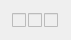
  <widget class="QWidget" name="layoutWidget_80">
   <property name="geometry">
    <rect>
     <x>361</x>
     <y>490</y>
     <width>71</width>
     <height>22</height>
    </rect>
   </property>
   <layout class="QHBoxLayout" name="ch2_ticks_param13">
    <property name="spacing">
     <number>0</number>
    </property>
    <item>
     <widget class="QCheckBox" name="cB_ch2_int_param13">
      <property name="enabled">
       <bool>false</bool>
      </property>
      <property name="sizePolicy">
       <sizepolicy hsizetype="Fixed" vsizetype="Fixed">
        <horstretch>0</horstretch>
        <verstretch>0</verstretch>
       </sizepolicy>
      </property>
      <property name="minimumSize">
       <size>
        <width>15</width>
        <height>18</height>
       </size>
      </property>
      <property name="maximumSize">
       <size>
        <width>15</width>
        <height>16777215</height>
       </size>
      </property>
      <property name="layoutDirection">
       <enum>Qt::LeftToRight</enum>
      </property>
      <property name="styleSheet">
       <string notr="true">font: 25 10pt &quot;Calibri Light&quot;;</string>
      </property>
      <property name="text">
       <string/>
      </property>
      <property name="checkable">
       <bool>true</bool>
      </property>
      <property name="checked">
       <bool>false</bool>
      </property>
      <property name="tristate">
       <bool>false</bool>
      </property>
     </widget>
    </item>
    <item>
     <widget class="QCheckBox" name="cB_ch2_tiss_param13">
      <property name="enabled">
       <bool>false</bool>
      </property>
      <property name="sizePolicy">
       <sizepolicy hsizetype="Fixed" vsizetype="Fixed">
        <horstretch>0</horstretch>
        <verstretch>0</verstretch>
       </sizepolicy>
      </property>
      <property name="minimumSize">
       <size>
        <width>15</width>
        <height>18</height>
       </size>
      </property>
      <property name="maximumSize">
       <size>
        <width>15</width>
        <height>16777215</height>
       </size>
      </property>
      <property name="layoutDirection">
       <enum>Qt::LeftToRight</enum>
      </property>
      <property name="styleSheet">
       <string notr="true">font: 25 10pt &quot;Calibri Light&quot;;</string>
      </property>
      <property name="text">
       <string/>
      </property>
      <property name="checkable">
       <bool>true</bool>
      </property>
      <property name="checked">
       <bool>false</bool>
      </property>
      <property name="tristate">
       <bool>false</bool>
      </property>
     </widget>
    </item>
    <item>
     <widget class="QCheckBox" name="cB_ch2_ext_param13">
      <property name="enabled">
       <bool>false</bool>
      </property>
      <property name="sizePolicy">
       <sizepolicy hsizetype="Fixed" vsizetype="Fixed">
        <horstretch>0</horstretch>
        <verstretch>0</verstretch>
       </sizepolicy>
      </property>
      <property name="minimumSize">
       <size>
        <width>15</width>
        <height>18</height>
       </size>
      </property>
      <property name="maximumSize">
       <size>
        <width>15</width>
        <height>16777215</height>
       </size>
      </property>
      <property name="layoutDirection">
       <enum>Qt::LeftToRight</enum>
      </property>
      <property name="styleSheet">
       <string notr="true">font: 25 10pt &quot;Calibri Light&quot;;</string>
      </property>
      <property name="text">
       <string/>
      </property>
      <property name="checkable">
       <bool>true</bool>
      </property>
      <property name="checked">
       <bool>false</bool>
      </property>
      <property name="tristate">
       <bool>false</bool>
      </property>
     </widget>
    </item>
   </layout>
  </widget>
